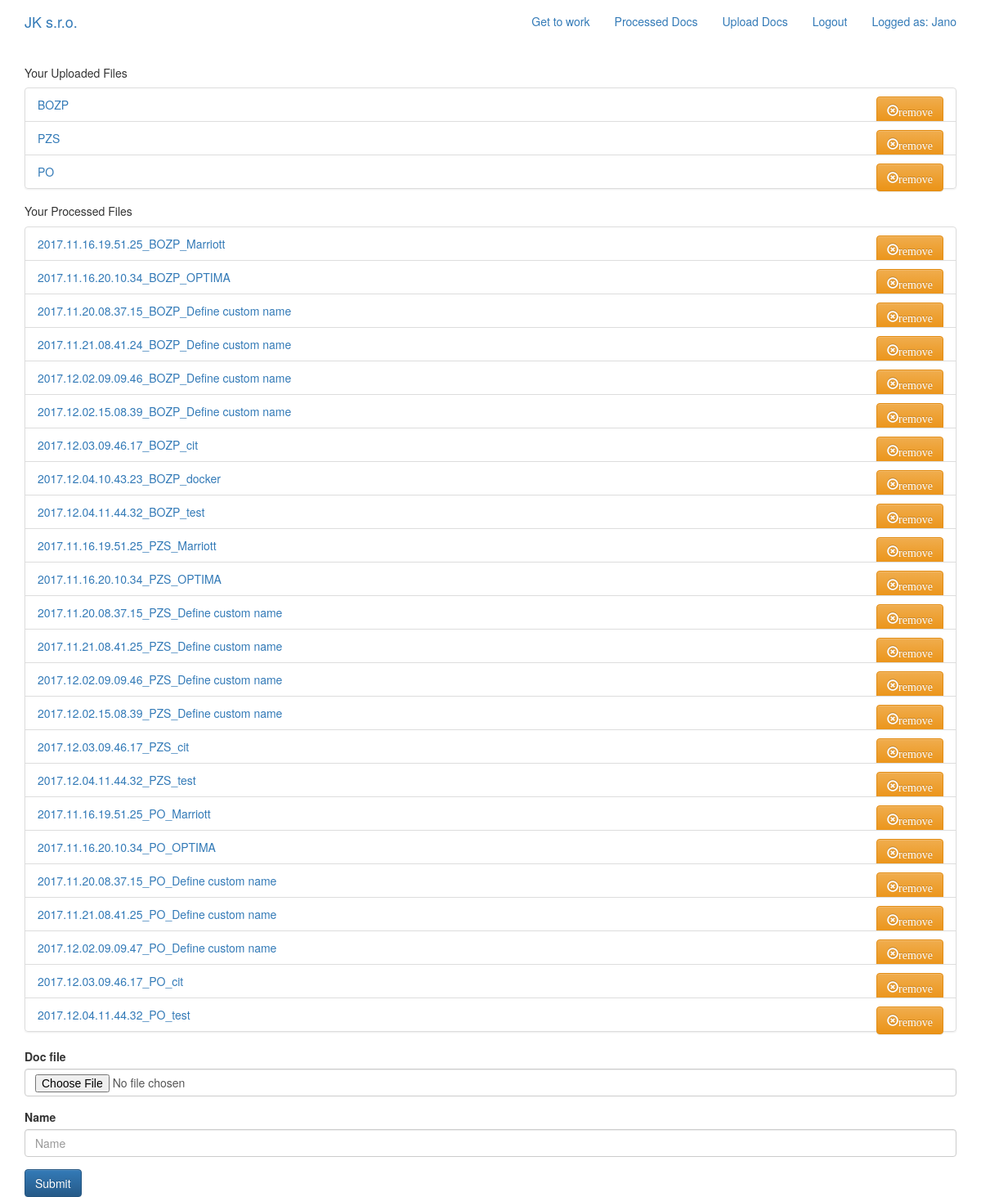
Screenshot of /accounts/documents/ (signed in) with the database file from the repository.
### accounts/models.py (models this page shows, shortened)
class Document(models.Model):
    user = models.ForeignKey(User) # <=== user_id
    name = models.CharField(max_length=200)
    doc_file = models.FileField(upload_to=user_directory_path)
    date_upload = models.DateField(auto_now=True)

class ProcessedDocument(models.Model):
    user = models.ForeignKey(User)
    display_name = models.CharField(max_length=256)
    path_to_processed_file = models.CharField(max_length=256)
    date_upload = models.DateField(auto_now=True)
    class Meta():
        ordering = ['path_to_processed_file']

### accounts/views.py (the view)
# urls.py: url(r'documents/$', views.list_document, name='list_document'),
@login_required()
def list_document(request):
    if request.method == 'POST':
        form = DocumentForm(
            request.POST,
            request.FILES
        )
        if form.is_valid():
            obj = form.save(commit=False)
            obj.user = request.user
            obj.save()
    else:
        form = DocumentForm()
    '''
    This section only searches through the database tables
    '''
    documents_data = Document.objects.filter(user=request.user)
    processed_document_data = ProcessedDocument.objects.filter(user=request.user)
    return render(
        request,
        'accounts/list_document.html',
        {'documents_data': documents_data, 'processed_document_data': processed_document_data, 'form': form},
    )

### accounts/forms.py
class DocumentForm(forms.ModelForm):
    class Meta():
        model = Document
        fields = ('doc_file', 'name', )

### accounts/templates/accounts/list_document.html (shortened to what this page needs)
{% extends 'base.html' %}
{% load bootstrap3 %}
{% block content %}
    {% if documents_data %}
        <h5 class="h5-responsive">Your Uploaded Files</h5>
            <ul class="list-group">
                {% for document in documents_data %}
                    <li class="list-group-item">
                        <a href="{{ document.doc_file.url }}">{{ document.name }}
                        </a>
                        <a class="btn btn-fill btn-warning pull-right" href="{% url 'accounts:remove_document' pk=document.pk %}">
                            <span class="glyphicon glyphicon-remove-circle">remove</span>
                        </a>
                    </li>
                {% endfor %}
            </ul>
    {% else %}
        <h5 class="h5-responsive">Your Uploaded Files</h5>
    {% endif %}
    {% if processed_document_data %}
        <h5 class="h5-responsive">Your Processed Files</h5>
            <ul class="list-group">
                {% for pdd in processed_document_data %}
                    <li class="list-group-item">
                        <a href="{{ pdd.path_to_processed_file }}">{{ pdd.display_name }}</a>
                        <a class="btn btn-fill btn-warning pull-right" href="{% url 'accounts:remove_processed_file' pk=pdd.pk %}">
                            <span class="glyphicon glyphicon-remove-circle">remove</span>
                        </a>
                    </li>
                {% endfor %}
            </ul>
    {% else %}
        <h5 class="h5-responsive">Seems like you do not have any processed data yet!</h5>
    {% endif %}
    <form   action="{% url 'accounts:list_document' %}" method="POST" enctype="multipart/form-data">
            {% bootstrap_form form %}
        <input class="btn btn-primary" type="submit" value="Submit">
    </form>
{% endblock %}

### templates/base.html (shortened to what this page needs)
<!DOCTYPE html>
{% load staticfiles %}
<html lang="en">
<head>
     <link rel="stylesheet" href="https://maxcdn.bootstrapcdn.com/bootstrap/3.3.7/css/bootstrap.min.css">
    <link rel="stylesheet" href="https://maxcdn.bootstrapcdn.com/bootstrap/3.3.7/css/bootstrap-theme.min.css">
    <link rel="stylesheet" href="{% static 'jk/css/main.css' %}">
</head>
<body>
    <nav class="navbar mynav" role="mavigation" id="navbar">
        <div class="container">
            <a class="navbar-brand mynav" href="{% url 'home' %}">
                JK s.r.o.
            </a>
            <ul class="nav navbar-nav navbar-right">
                {% if user.is_authenticated %}
                    <li><a href="{% url 'accounts:generate_table' %}">Get to work</a></li>
                    <li><a href="{% url 'accounts:select_process' %}">Processed Docs</a></li>
                    <li><a href="{% url 'accounts:list_document' %}">Upload Docs</a></li>
                    <li><a href="{% url 'accounts:logout' %}">Logout</a></li>
                    <li><a href="#">Logged as: {{ request.user.username }}</a></li>
                {% else %}
                    <li><a href="{% url 'accounts:login' %}">Log In</a></li>
                    <li><a href="{% url 'accounts:signup' %}">Sign Up</a></li>
                {% endif %}
            </ul>
        </div>
    </nav>
    <div class="container mycontent">
        {% block content %}
        {% endblock %}
    </div>
</body>
</html>

### rows the page displays
Document: name "BOZP"
Document: name "PZS"
Document: name "PO"
ProcessedDocument: display_name "2017.11.16.19.51.25_BOZP_Marriott"
ProcessedDocument: display_name "2017.11.16.20.10.34_BOZP_OPTIMA"
ProcessedDocument: display_name "2017.11.20.08.37.15_BOZP_Define custom name"
ProcessedDocument: display_name "2017.11.21.08.41.24_BOZP_Define custom name"
ProcessedDocument: display_name "2017.12.02.09.09.46_BOZP_Define custom name"
ProcessedDocument: display_name "2017.12.02.15.08.39_BOZP_Define custom name"
ProcessedDocument: display_name "2017.12.03.09.46.17_BOZP_cit"
ProcessedDocument: display_name "2017.12.04.10.43.23_BOZP_docker"
ProcessedDocument: display_name "2017.12.04.11.44.32_BOZP_test"
ProcessedDocument: display_name "2017.11.16.19.51.25_PZS_Marriott"
ProcessedDocument: display_name "2017.11.16.20.10.34_PZS_OPTIMA"
ProcessedDocument: display_name "2017.11.20.08.37.15_PZS_Define custom name"
ProcessedDocument: display_name "2017.11.21.08.41.25_PZS_Define custom name"
ProcessedDocument: display_name "2017.12.02.09.09.46_PZS_Define custom name"
ProcessedDocument: display_name "2017.12.02.15.08.39_PZS_Define custom name"
ProcessedDocument: display_name "2017.12.03.09.46.17_PZS_cit"
ProcessedDocument: display_name "2017.12.04.11.44.32_PZS_test"
ProcessedDocument: display_name "2017.11.16.19.51.25_PO_Marriott"
ProcessedDocument: display_name "2017.11.16.20.10.34_PO_OPTIMA"
ProcessedDocument: display_name "2017.11.20.08.37.15_PO_Define custom name"
ProcessedDocument: display_name "2017.11.21.08.41.25_PO_Define custom name"
ProcessedDocument: display_name "2017.12.02.09.09.47_PO_Define custom name"
ProcessedDocument: display_name "2017.12.03.09.46.17_PO_cit"
ProcessedDocument: display_name "2017.12.04.11.44.32_PO_test"

### other values shown
{{ request.user.username }} "Jano"
